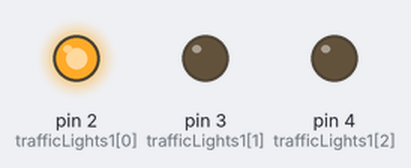
Bench run of a sketch on a simulated Arduino Uno, built with avr-gcc and run on an emulated ATmega328P. On the bench: output pins drawn as LEDs (lit = HIGH).

Above: at 4.0 s.
At 9.5 s:
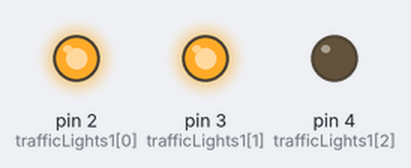
At 16.0 s:
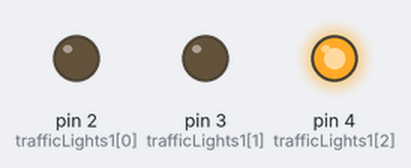
Timing chart, 0 to 27.3 s (numbered marks = the images above):
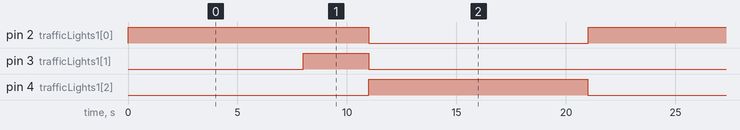

Measured:
- by itself, pin 2 (trafficLights1[0]): alternates HIGH for 11.0 s and LOW for 10.0 s
- by itself, pin 3 (trafficLights1[1]): alternates HIGH for 3.0 s and LOW for 18.0 s
- by itself, pin 4 (trafficLights1[2]): alternates HIGH for 10.0 s and LOW for 11.0 s

The sketch:

traffic_light.ino
```cpp
int trafficLights1[] = {2,3,4};  // ПИНЫ к светодиодам красный, желтый, зеленый
int situations = 4;
int duration[] = {8000,3000,10000}; // время работы светодиодов (красный, желтый, зеленый)
long previousCars = 0;
int ledState = LOW;
int state;
int i = 0;

void setup()
{
  for(int i = 0; i < 3; i++) {
    pinMode(trafficLights1[i], OUTPUT);
  }
  Serial.begin(9600);
}

void loop()
{
  unsigned long currentMillis = millis();
  if(currentMillis - previousCars < duration[i]) {
    situation(i);
  } else {
    previousCars = currentMillis;
    if(i >= situations) {
      i = 0;
    } else {
      i++;
    }
  }
}

void activateTrafficLight1(String lights)
{
  for(int x = 0; x < 3; x++)  {
    if(lights[x] == '0') state = LOW;
    if(lights[x] == '1') state = HIGH;
    digitalWrite(trafficLights1[x], state);
  }

}


void situation(int i)
{
  switch(i){
    case 0:
      activateTrafficLight1("100"); // 100 means red ON, yellow OFF, green OFF
      break;              // 1 is ON and 0 is OFF
    case 1:
      activateTrafficLight1("110"); // 110: red ON, yellow ON, green OFF
      break;
    case 2:
      activateTrafficLight1("001");
      break;
    case 3:
      activateTrafficLight1("010");
      break;
  }
}
```
